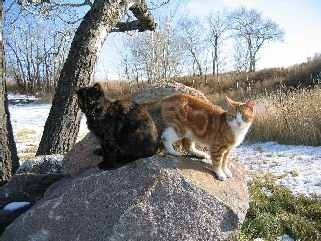
#> input picture Sharpening/inp1.jpg, 321 x 241 px
$ python sharpen.py   (older library calls are emulated)
#> lines starting #> are read from the running program, lines starting #| are printed output that depends on the picture
import cv2
import numpy as np
from matplotlib import pyplot as plt
import copy

plt.figure(figsize=(12,12))
#reading image file
im = cv2.imread("inp1.jpg", 1)
#> im is the input picture: shape (241, 321, 3); mean B, G, R 132, 133.7, 132.7
#function for sharpening filter
def sharpenFiltering(img):
    inputImg = copy.deepcopy(img.astype(np.float))
    #converting color scale from BGR to GRAY
    inputImg = cv2.cvtColor(img, cv2.COLOR_BGR2GRAY)
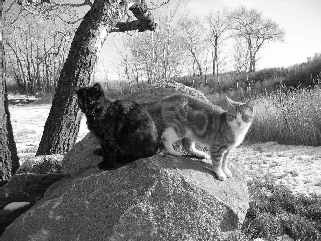
#> inputImg: shape (241, 321); min 0, max 255, mean 133.2
    #initialize black image of size equal to given image
    outputImg = np.zeros(inputImg.shape)
    #padding the image with zeros
    inputImg = np.pad(inputImg, (1, 1), 'constant', constant_values=(0))
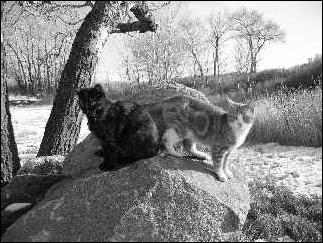
#> inputImg: shape (243, 323); min 0, max 255, mean 131.3
    #creating two filters for horizontal and vertical edge detection
    fh = np.array([[-1.0,-2.0,-1.0],[0.0,0.0,0.0],[1.0,2.0,1.0]])
    fy = np.array([[-1.0,0.0,1.0],[-2.0,0.0,2.0],[-1.0,0.0,1.0]])
    #looping through image pixels
    for row in range(1, inputImg.shape[0]-1):
        for col in range(1, inputImg.shape[1]-1):
            dx, dy = 0.0, 0.0
            #convolving both filters
            for x_filter in xrange(3):
                for y_filter in xrange(3):
                    dx += inputImg[row+x_filter-1][col+y_filter-1]*fh[x_filter][y_filter]
                    dy += inputImg[row+x_filter-1][col+y_filter-1]*fy[x_filter][y_filter]

            #magnitude of gradient (instead of just adding dx and dy. we calculate magnitude)
            pixel = np.sqrt(dx * dx + dy * dy)
            outputImg[row-1][col-1] = pixel
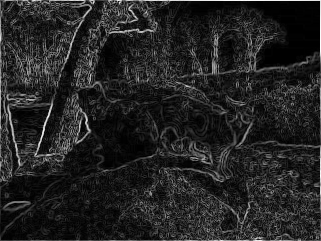
#> outputImg: shape (241, 321) float64; min 0, max 1008, mean 141.4; drawn with min black and max white
    #normalizing pixels
    outputImg *= 255.0/np.max(outputImg)
    return outputImg

#applying sharpen filters
output = sharpenFiltering(im)
#writing image to image file
cv2.imwrite("sharpen.jpg",output)
#converting color scale from BGR to RGB
im = cv2.cvtColor(im, cv2.COLOR_BGR2RGB)
#plotting original image
plt.subplot(211)
plt.axis('off')
plt.title("Original Image")
plt.imshow(im)
#plotting transformed image
plt.subplot(212)
plt.axis('off')
plt.title("Transformed Image")
plt.imshow(output, cmap="gray")

plt.show()
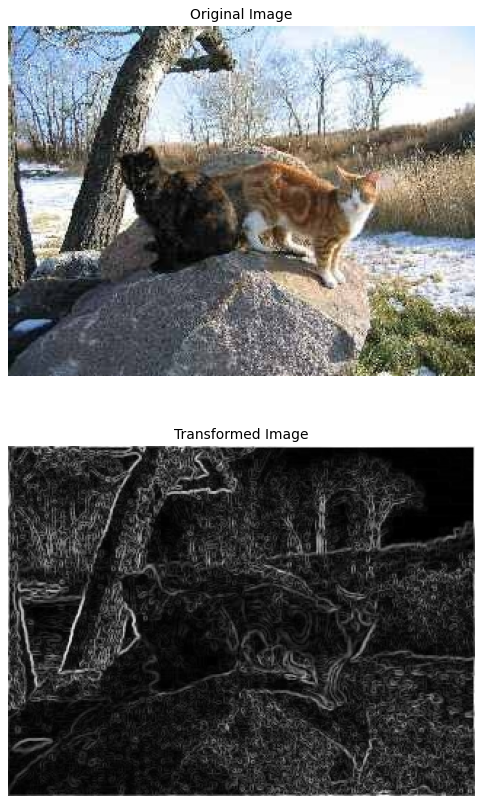
#> figure drawn by matplotlib, 2 panels
